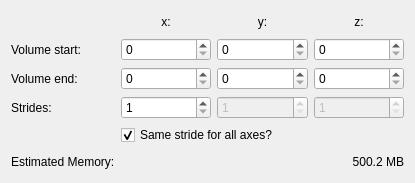
<?xml version="1.0" encoding="UTF-8"?>
<ui version="4.0">
 <class>Hdf5SubsampleWidget</class>
 <widget class="QWidget" name="Hdf5SubsampleWidget">
  <property name="geometry">
   <rect>
    <x>0</x>
    <y>0</y>
    <width>415</width>
    <height>183</height>
   </rect>
  </property>
  <property name="windowTitle">
   <string>Form</string>
  </property>
  <layout class="QGridLayout" name="gridLayout">
   <item row="3" column="1">
    <widget class="QSpinBox" name="strideX">
     <property name="keyboardTracking">
      <bool>false</bool>
     </property>
     <property name="minimum">
      <number>1</number>
     </property>
     <property name="maximum">
      <number>100000</number>
     </property>
    </widget>
   </item>
   <item row="2" column="0">
    <widget class="QLabel" name="label_4">
     <property name="text">
      <string>Volume end:</string>
     </property>
    </widget>
   </item>
   <item row="1" column="1">
    <widget class="QSpinBox" name="startX">
     <property name="keyboardTracking">
      <bool>false</bool>
     </property>
    </widget>
   </item>
   <item row="3" column="0">
    <widget class="QLabel" name="label_6">
     <property name="text">
      <string>Strides:</string>
     </property>
    </widget>
   </item>
   <item row="0" column="3">
    <widget class="QLabel" name="label_5">
     <property name="text">
      <string>z:</string>
     </property>
     <property name="alignment">
      <set>Qt::AlignCenter</set>
     </property>
    </widget>
   </item>
   <item row="0" column="2">
    <widget class="QLabel" name="label_2">
     <property name="text">
      <string>y:</string>
     </property>
     <property name="alignment">
      <set>Qt::AlignCenter</set>
     </property>
    </widget>
   </item>
   <item row="2" column="1">
    <widget class="QSpinBox" name="endX">
     <property name="keyboardTracking">
      <bool>false</bool>
     </property>
     <property name="maximum">
      <number>3000</number>
     </property>
    </widget>
   </item>
   <item row="1" column="2">
    <widget class="QSpinBox" name="startY">
     <property name="keyboardTracking">
      <bool>false</bool>
     </property>
    </widget>
   </item>
   <item row="2" column="2">
    <widget class="QSpinBox" name="endY">
     <property name="keyboardTracking">
      <bool>false</bool>
     </property>
     <property name="maximum">
      <number>3000</number>
     </property>
    </widget>
   </item>
   <item row="1" column="3">
    <widget class="QSpinBox" name="startZ">
     <property name="keyboardTracking">
      <bool>false</bool>
     </property>
    </widget>
   </item>
   <item row="1" column="0">
    <widget class="QLabel" name="label_3">
     <property name="text">
      <string>Volume start:</string>
     </property>
    </widget>
   </item>
   <item row="0" column="1">
    <widget class="QLabel" name="label">
     <property name="text">
      <string>x:</string>
     </property>
     <property name="alignment">
      <set>Qt::AlignCenter</set>
     </property>
    </widget>
   </item>
   <item row="2" column="3">
    <widget class="QSpinBox" name="endZ">
     <property name="keyboardTracking">
      <bool>false</bool>
     </property>
     <property name="maximum">
      <number>3000</number>
     </property>
    </widget>
   </item>
   <item row="6" column="0">
    <widget class="QLabel" name="label_7">
     <property name="text">
      <string>Estimated Memory:</string>
     </property>
    </widget>
   </item>
   <item row="6" column="1" colspan="3">
    <widget class="QLabel" name="memory">
     <property name="text">
      <string>500.2 MB</string>
     </property>
     <property name="alignment">
      <set>Qt::AlignRight|Qt::AlignTrailing|Qt::AlignVCenter</set>
     </property>
    </widget>
   </item>
   <item row="3" column="3">
    <widget class="QSpinBox" name="strideZ">
     <property name="enabled">
      <bool>false</bool>
     </property>
     <property name="minimum">
      <number>1</number>
     </property>
     <property name="maximum">
      <number>100000</number>
     </property>
    </widget>
   </item>
   <item row="3" column="2">
    <widget class="QSpinBox" name="strideY">
     <property name="enabled">
      <bool>false</bool>
     </property>
     <property name="minimum">
      <number>1</number>
     </property>
     <property name="maximum">
      <number>100000</number>
     </property>
    </widget>
   </item>
   <item row="4" column="1" colspan="3">
    <widget class="QCheckBox" name="sameStride">
     <property name="text">
      <string>Same stride for all axes?</string>
     </property>
     <property name="checked">
      <bool>true</bool>
     </property>
     <property name="tristate">
      <bool>false</bool>
     </property>
    </widget>
   </item>
  </layout>
 </widget>
 <tabstops>
  <tabstop>startX</tabstop>
  <tabstop>startY</tabstop>
  <tabstop>startZ</tabstop>
  <tabstop>endX</tabstop>
  <tabstop>endY</tabstop>
  <tabstop>endZ</tabstop>
  <tabstop>strideX</tabstop>
  <tabstop>strideY</tabstop>
  <tabstop>strideZ</tabstop>
  <tabstop>sameStride</tabstop>
 </tabstops>
 <resources/>
 <connections>
  <connection>
   <sender>sameStride</sender>
   <signal>toggled(bool)</signal>
   <receiver>strideY</receiver>
   <slot>setDisabled(bool)</slot>
   <hints>
    <hint type="sourcelabel">
     <x>276</x>
     <y>139</y>
    </hint>
    <hint type="destinationlabel">
     <x>276</x>
     <y>108</y>
    </hint>
   </hints>
  </connection>
  <connection>
   <sender>sameStride</sender>
   <signal>toggled(bool)</signal>
   <receiver>strideZ</receiver>
   <slot>setDisabled(bool)</slot>
   <hints>
    <hint type="sourcelabel">
     <x>276</x>
     <y>139</y>
    </hint>
    <hint type="destinationlabel">
     <x>364</x>
     <y>108</y>
    </hint>
   </hints>
  </connection>
 </connections>
</ui>
